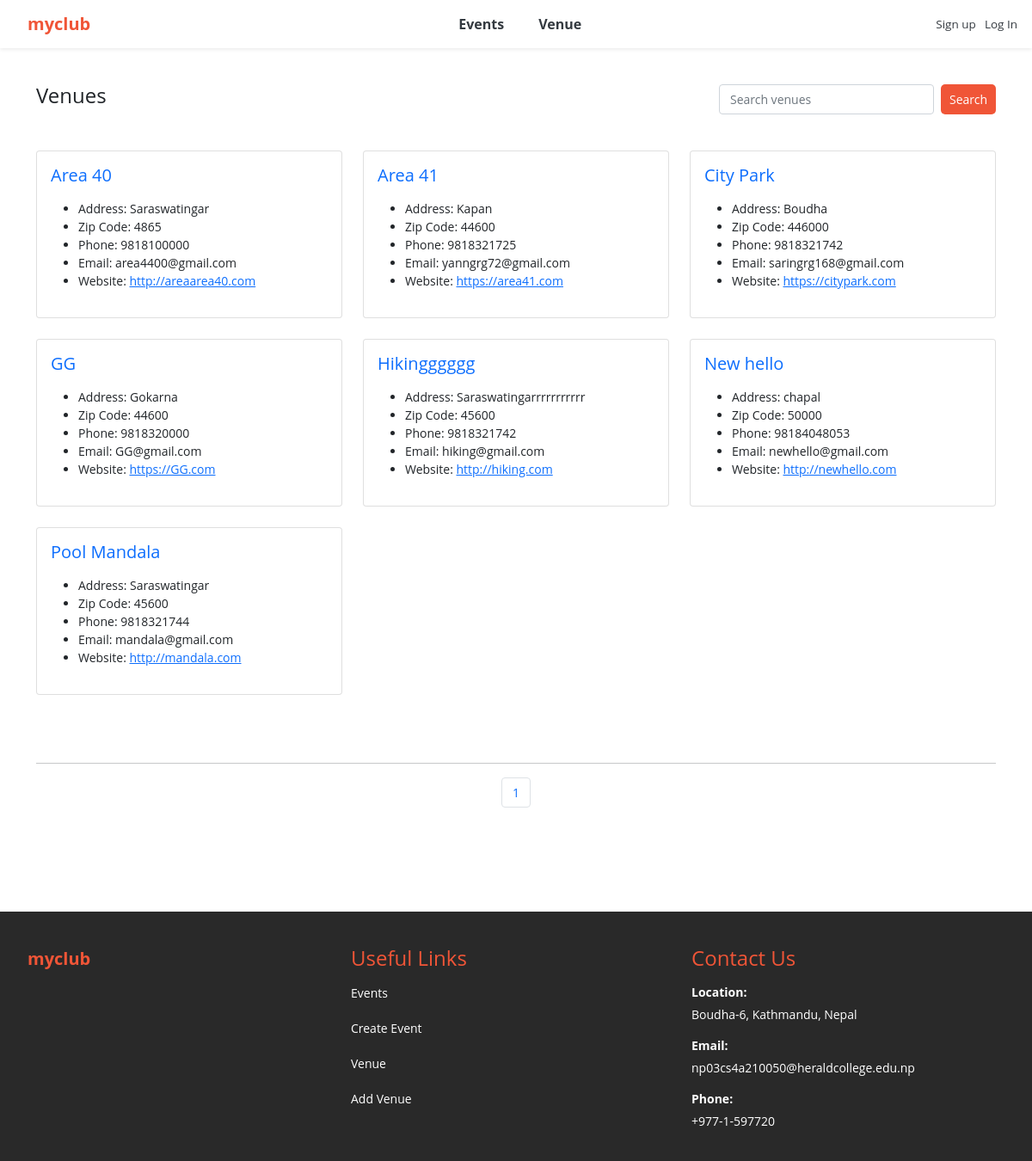
Screenshot of /list_venues with the database file from the repository.
### events/models.py (models this page shows)
class Venue(models.Model):
	name = models.CharField('Venue Name', max_length=120)
	address = models.CharField(max_length=300)
	zip_code = models.CharField('Zip Code', max_length=15)
	phone = models.CharField('Contact Phone', max_length=25, blank=True)
	web = models.URLField('Website Address', blank=True)
	email_address = models.EmailField('Email Address', blank=True)
	owner = models.IntegerField("Venue Owner", blank=False, default=1)
	venue_description = models.TextField(blank=True)
	venue_image = models.ImageField(null=True, blank=True, upload_to="images/")
	def __str__(self):
		return self.name
	class Meta:
		ordering = ['name']

### events/views.py (the view)
# urls.py: path('list_venues', views.list_venues, name='list-venues'),
def list_venues(request):
	venue_list = Venue.objects.all().order_by('name')
	p = Paginator(Venue.objects.all(), 7)
	page = request.GET.get('page')
	venues = p.get_page(page)
	nums = "a" * venues.paginator.num_pages
	return render(request, 'events/venue.html',
		{'venue_list': venue_list, 'venues': venues, 'nums':nums})

### events/templates/events/venue.html (shortened to what this page needs)
{% extends 'events/base.html' %}
{% block content %}
	<nav class="custom-nav">
		<div>
			<h4>Venues</h4>
		</div>
		<div>
			<form class="d-flex" method=POST action="{% url 'search-venues' %}">
		        <input class="form-control me-2 small-search-input" type="search" placeholder="Search venues" aria-label="Search" name="searched">
		        <button class="btn btn-outline-dark btn-light btn-sm btn-custom" type="submit">Search</button>
	      </form>
		</div>
	</nav>
	<br>
	<div class="row row-cols-1 row-cols-md-3 g-4">
		{% for venue in venues %}
			<div class="col">
			    <div class="card h-100">
			      <div class="card-body">
			        <h5 class="card-title"><a href="{% url 'show-venue' venue.id %}" style="text-decoration: none;">{{ venue }}</a></h5>
			        <p class="card-text">
			        	<ul>
				            {% if venue.address %}
				              <li>Address: {{ venue.address }}</li>
				            {% endif %}
				            {% if venue.zip_code %}
				              <li>Zip Code: {{ venue.zip_code }}</li>
				            {% endif %}
				            {% if venue.phone %}
				              <li>Phone: {{ venue.phone }}</li>
				            {% endif %}
				            {% if venue.email_address %}
				              <li>Email: {{ venue.email_address }}</li>
				            {% endif %}
				            {% if venue.web %}
				              <li>Website: <a href="{{ venue.web }}">{{ venue.web }}</a></li>
				            {% endif %}
				        </ul>
			        </p>
			      </div>
			    </div>
			  </div>
		{% endfor %}
	</div>
	<br><br><br>
	<hr>
	<nav aria-label="Page navigation example">
		<ul class="pagination justify-content-center">
			{% for i in nums %}
				<li class="page-item">
					<a class="page-link" href="?page={{ forloop.counter }}">{{ forloop.counter }}</a>
				</li>
			{% endfor %}
		</ul>
	</nav>
{% endblock %}

### events/templates/events/base.html (style rules this page uses)
body { font-size: 14px; font-weight: 400; font-family: "Open Sans", sans-serif; background: #FFFFFF; }
.form-control { font-size: 14px; }
.custom-nav { display: flex; justify-content: space-between; align-items: center; padding-top: 20px; padding-bottom: 20px; background-color: #FFFFFF; }
.small-search-input { width: 250px; height: 35px; font-size: 14px; }
.d-flex { padding-right: 0px; }
.btn-custom { font-size: 14px; color: #FFFFFF; background-color: #f05537; cursor: pointer; padding: 5px 10px; text-decoration: none; border: none; border-radius: 5px; }

### events/templates/events/navbar.html (style rules this page uses)
:root { --bs-primary: #f05537; --bs-orange: #d1410c; }

### rows the page displays
Venue: name "Area 40", address "Saraswatingar", zip_code "4865", phone "9818100000", email_address "area4400@gmail.com", web "http://areaarea40.com"
Venue: name "Area 41", address "Kapan", zip_code "44600", phone "9818321725", email_address "yanngrg72@gmail.com", web "https://area41.com"
Venue: name "City Park", address "Boudha", zip_code "446000", phone "9818321742", email_address "saringrg168@gmail.com", web "https://citypark.com"
Venue: name "GG", address "Gokarna", zip_code "44600", phone "9818320000", email_address "GG@gmail.com", web "https://GG.com"
Venue: name "Hikingggggg", address "Saraswatingarrrrrrrrrrr", zip_code "45600", phone "9818321742", email_address "hiking@gmail.com", web "http://hiking.com"
Venue: name "New hello", address "chapal", zip_code "50000", phone "98184048053", email_address "newhello@gmail.com", web "http://newhello.com"
Venue: name "Pool Mandala", address "Saraswatingar", zip_code "45600", phone "9818321744", email_address "mandala@gmail.com", web "http://mandala.com"
